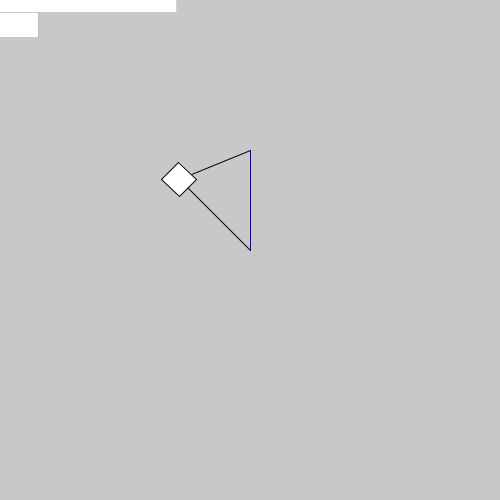
Frame 1 (no input)
Frame 60 (the mouse pressed at the canvas centre just before this capture): identical to frame 1, image omitted
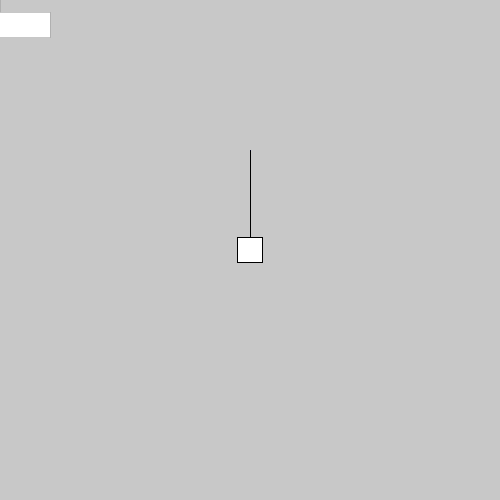
Frame 120 (the mouse held since frame 60 and released just before this capture)

The Processing sketch that drew these frames (run headless with seeded random() and noise(); from frame 60 on, the mouse is pressed at the canvas centre):

// Processing sketch: vectors
// ── vectors.pde
PVector mouse = new PVector();
PVector mouseNormal = new PVector();
PVector fixedVec = new PVector(0, -1);
float mouseLength = 0;

void setup() {
  size(500, 500);
  strokeWeight(1/100.);
  rectMode(CENTER);
}

void draw() {
  mouse.x = mouseX - width/2;
  mouse.y = mouseY - height/2;
  //println(degrees(mouse.heading()));

  // mouse.normalize(mouseNormal);
  // speichert die Normale des Maus-Vektors
  // in die Variable "mouseNormal"
  mouse.normalize(mouseNormal);
  // mouse.mag() berechnet die Länge des Vektors
  mouseLength = mouse.mag();
  println(mouseLength);
  background(200);
  //println(mouseNormal);
  pushMatrix();
  translate(width/2, height/2);
  scale(100);
  stroke(0, 0, 255);
  line(0, 0, fixedVec.x, fixedVec.y);
  stroke(0);
  line(0, 0, mouseNormal.x, mouseNormal.y);
  line(fixedVec.x, fixedVec.y, mouseNormal.x, mouseNormal.y);
  translate(mouseNormal.x, mouseNormal.y);
  rotate(mouseNormal.heading());
  rect(0, 0, .25, .25);
  popMatrix();
  rect(0, 0, mouseLength, 25);
  // berechne die Distanz zwischen dem
  // Quadrat und dem fixen Vector
  float betweenLen = PVector.dist(mouseNormal, fixedVec);
  rect(0, 25, betweenLen*100, 25);
}
